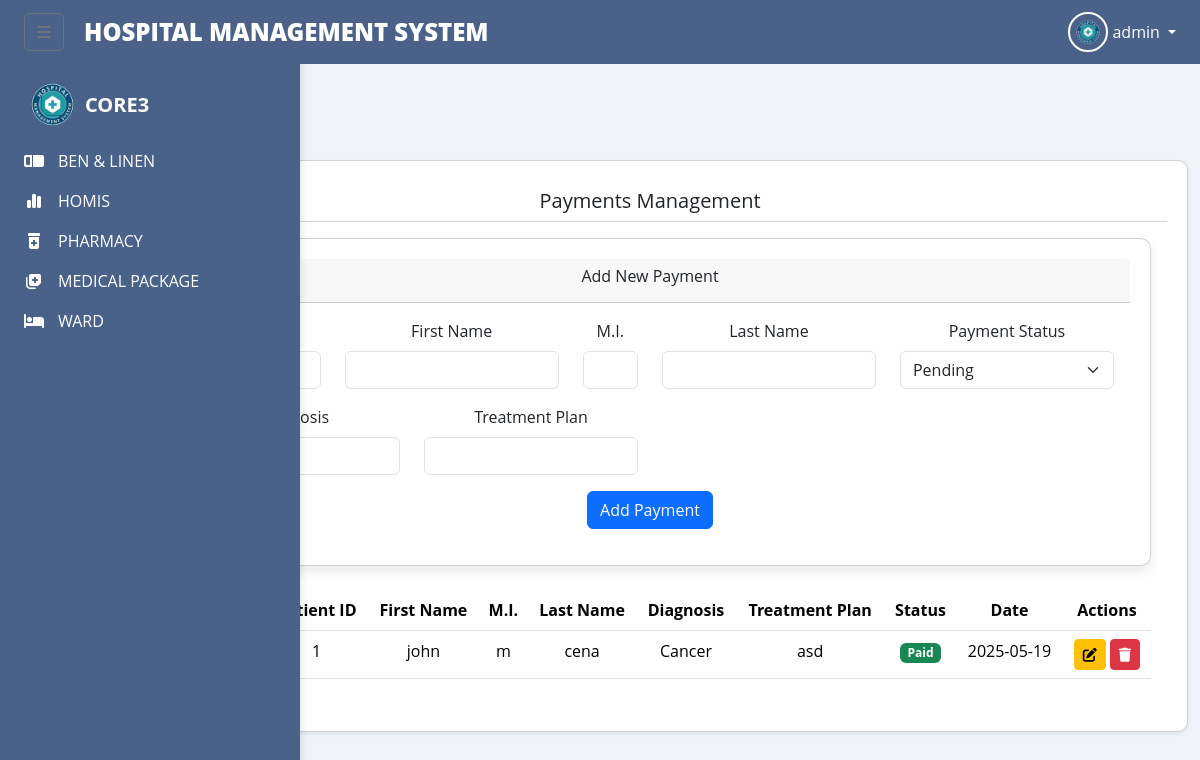
The page /pharmacy_prescriptions.php (signed in) on the database its author committed.
### tables this page shows
CREATE TABLE `payments` (
  `payment_id` int(11) NOT NULL,
  `patient_id` varchar(50) NOT NULL,
  `first_name` varchar(100) NOT NULL,
  `middle_initial` char(1) DEFAULT NULL,
  `last_name` varchar(100) NOT NULL,
  `diagnosis` varchar(255) DEFAULT NULL,
  `treatment_plan` varchar(255) DEFAULT NULL,
  `payment_status` enum('pending','paid','cancelled') NOT NULL DEFAULT 'pending',
  `bill_id` int(11) DEFAULT NULL,
  `amount` decimal(10,2) NOT NULL,
  `payment_date` datetime NOT NULL,
  `payment_method` enum('Cash','Credit Card','Insurance','Other') NOT NULL,
  `reference_number` varchar(50) DEFAULT NULL,
  `received_by` int(11) DEFAULT NULL,
  `created_at` timestamp NOT NULL DEFAULT current_timestamp()
);

### pharmacy_prescriptions.php (the view, shortened to what this page needs)
<?php
$servername = "localhost";
$username = "root";
$password = "";
$dbname = "core3";
$conn = new mysqli($servername, $username, $password, $dbname);
$create_prescriptions = "CREATE TABLE IF NOT EXISTS pharmacy_prescriptions (
    prescription_id INT AUTO_INCREMENT PRIMARY KEY,
    patient_name VARCHAR(255) NOT NULL,
    doctor VARCHAR(255) NOT NULL,
    prescription_date DATE NOT NULL,
    status ENUM('pending', 'filled', 'rejected') DEFAULT 'pending',
    dispensed_by VARCHAR(255),
    dispensing_date DATE,
    notes TEXT,
    created_at TIMESTAMP DEFAULT CURRENT_TIMESTAMP
)";
$conn->query($create_prescriptions);
$create_prescription_items = "CREATE TABLE IF NOT EXISTS pharmacy_prescription_items (
    item_id INT AUTO_INCREMENT PRIMARY KEY,
    prescription_id INT NOT NULL,
    medicine_id INT NOT NULL,
    medicine_name VARCHAR(255) NOT NULL,
    quantity INT NOT NULL,
    instructions TEXT,
    FOREIGN KEY (prescription_id) REFERENCES pharmacy_prescriptions(prescription_id),
    FOREIGN KEY (medicine_id) REFERENCES pharmacy_inventory(medicine_id)
)";
$conn->query($create_prescription_items);
$create_sales = "CREATE TABLE IF NOT EXISTS pharmacy_sales (
    sale_id INT AUTO_INCREMENT PRIMARY KEY,
    prescription_id INT,
    patient_name VARCHAR(255) NOT NULL,
    sale_date DATE NOT NULL,
    total_amount DECIMAL(10,2) NOT NULL,
    payment_method VARCHAR(50) NOT NULL,
    created_by VARCHAR(255) NOT NULL,
    created_at TIMESTAMP DEFAULT CURRENT_TIMESTAMP,
    FOREIGN KEY (prescription_id) REFERENCES pharmacy_prescriptions(prescription_id)
)";
$conn->query($create_sales);
$create_sale_items = "CREATE TABLE IF NOT EXISTS pharmacy_sale_items (
    item_id INT AUTO_INCREMENT PRIMARY KEY,
    sale_id INT NOT NULL,
    medicine_id INT NOT NULL,
    medicine_name VARCHAR(255) NOT NULL,
    quantity INT NOT NULL,
    unit_price DECIMAL(10,2) NOT NULL,
    total_price DECIMAL(10,2) NOT NULL,
    FOREIGN KEY (sale_id) REFERENCES pharmacy_sales(sale_id),
    FOREIGN KEY (medicine_id) REFERENCES pharmacy_inventory(medicine_id)
)";
$conn->query($create_sale_items);
$create_payments = "CREATE TABLE IF NOT EXISTS payments (
    payment_id INT AUTO_INCREMENT PRIMARY KEY,
    patient_id VARCHAR(50) NOT NULL,
    first_name VARCHAR(100) NOT NULL,
    middle_initial CHAR(1),
    last_name VARCHAR(100) NOT NULL,
    payment_status ENUM('pending', 'paid', 'cancelled') NOT NULL DEFAULT 'pending',
    created_at TIMESTAMP DEFAULT CURRENT_TIMESTAMP
)";
$conn->query($create_payments);
try {
    $conn->query("ALTER TABLE payments ADD COLUMN patient_id VARCHAR(50) NOT NULL AFTER payment_id");
} catch (mysqli_sql_exception $e) {
}
$payments = [];
$result = $conn->query("SELECT * FROM payments ORDER BY created_at DESC");
if ($result && $result->num_rows > 0) {
    while ($row = $result->fetch_assoc()) {
        $payments[] = $row;
    }
}
?>
<!DOCTYPE html>
<html lang="en">
<head>
    <link href="https://cdn.jsdelivr.net/npm/bootstrap@5.3.3/dist/css/bootstrap.min.css" rel="stylesheet">
    <link rel="stylesheet" href="https://cdnjs.cloudflare.com/ajax/libs/font-awesome/6.5.2/css/all.min.css">
    <link href='https://unpkg.com/boxicons@2.1.4/css/boxicons.min.css' rel='stylesheet'>
    <link rel="stylesheet" href="../components/tm.css">
</head>
<body>
    <?php include_once 'index.php'; ?>
    <div class="main-content">
        <div class="container-fluid">
            <div class="row">
                <div class="col-12">
                    <div class="card shadow-sm">
                        <div class="card-header bg-white">
                            <h5 class="mb-0">Payments Management</h5>
                        </div>
                        <div class="card-body">
                            <div class="card mb-4">
                                <div class="card-header">
                                    <h6>Add New Payment</h6>
                                </div>
                                <div class="card-body">
                                    <form method="POST" action="">
                                        <div class="row">
                                            <div class="col-md-2 mb-3">
                                                <label class="form-label">Patient ID</label>
                                            </div>
                                            <div class="col-md-3 mb-3">
                                                <label class="form-label">First Name</label>
                                                <input type="text" name="first_name" class="form-control" required>
                                            </div>
                                            <div class="col-md-1 mb-3">
                                                <label class="form-label">M.I.</label>
                                                <input type="text" name="middle_initial" class="form-control" maxlength="1">
                                            </div>
                                            <div class="col-md-3 mb-3">
                                                <label class="form-label">Last Name</label>
                                                <input type="text" name="last_name" class="form-control" required>
                                            </div>
                                            <div class="col-md-3 mb-3">
                                                <label class="form-label">Payment Status</label>
                                                <select name="payment_status" class="form-select" required>
                                                    <option value="pending">Pending</option>
                                                </select>
                                            </div>
                                            <div class="col-md-3 mb-3">
                                                <label class="form-label">Diagnosis</label>
                                            </div>
                                            <div class="col-md-3 mb-3">
                                                <label class="form-label">Treatment Plan</label>
                                                <input type="text" name="treatment_plan" class="form-control">
                                            </div>
                                        </div>
                                        <button type="submit" name="add_payment" class="btn btn-primary">Add Payment</button>
                                    </form>
                                </div>
                            </div>
                            <div class="table-responsive">
                                <table class="table table-hover">
                                    <thead>
                                        <tr>
                                            <th>Payment ID</th>
                                            <th>Patient ID</th>
                                            <th>First Name</th>
                                            <th>M.I.</th>
                                            <th>Last Name</th>
                                            <th>Diagnosis</th>
                                            <th>Treatment Plan</th>
                                            <th>Status</th>
                                            <th>Date</th>
                                            <th>Actions</th>
                                        </tr>
                                    </thead>
                                    <tbody>
                                        <?php foreach ($payments as $payment): ?>
                                        <tr>
                                            <td><?php echo $payment['payment_id']; ?></td>
                                            <td><?php echo htmlspecialchars($payment['patient_id']); ?></td>
                                            <td><?php echo htmlspecialchars($payment['first_name']); ?></td>
                                            <td><?php echo htmlspecialchars($payment['middle_initial']); ?></td>
                                            <td><?php echo htmlspecialchars($payment['last_name']); ?></td>
                                            <td><?php echo htmlspecialchars($payment['diagnosis']); ?></td>
                                            <td><?php echo htmlspecialchars($payment['treatment_plan']); ?></td>
                                            <td>
                                                <?php if ($payment['payment_status'] == 'paid'): ?>
                                                    <span class="badge bg-success">Paid</span>
                                                <?php elseif ($payment['payment_status'] == 'pending'): ?>
                                                    <span class="badge bg-warning">Pending</span>
                                                <?php elseif ($payment['payment_status'] == 'cancelled'): ?>
                                                    <span class="badge bg-danger">Cancelled</span>
                                                <?php endif; ?>
                                            </td>
                                            <td><?php echo date('Y-m-d', strtotime($payment['created_at'])); ?></td>
                                            <td>
                                                <button class="btn btn-sm btn-warning" onclick="editPayment(<?php echo htmlspecialchars(json_encode($payment)); ?>)"><i class="fas fa-edit"></i></button>
                                                <form method="POST" action="" style="display:inline;" onsubmit="return confirm('Are you sure you want to delete this payment?');">
                                                    <button type="submit" name="delete_payment" class="btn btn-sm btn-danger"><i class="fas fa-trash"></i></button>
                                                </form>
                                            </td>
                                        </tr>
                                        <?php endforeach; ?>
                                    </tbody>
                                </table>
                            </div>
                        </div>
                    </div>
                </div>
            </div>
        </div>
    </div>
</body>
</html>

### index.php (style rules this page uses)
body { font-family: 'Open Sans', sans-serif; background-color: #F0F4F8; }
.main-content { margin-left: 0; transition: margin-left 0.3s; padding-top: 64px; }
#sidebar:not(.collapsed) ~ .main-content { margin-left: 100px; }
.card { background-color: #fff; border-radius: 10px; box-shadow: 0 6px 12px rgba(0,0,0,0.08); padding: 20px; flex: 1 1 250px; text-align: center; transition: transform 0.3s, box-shadow 0.3s; }

### rows shown on the page
payments: patient "1", first_name "john", middle_initial "m", last_name "cena", diagnosis "Cancer", treatment_plan "asd", payment_status "Paid", created_at "2025-05-19"

### other values the page prints
$_SESSION['account_type'] "admin"
